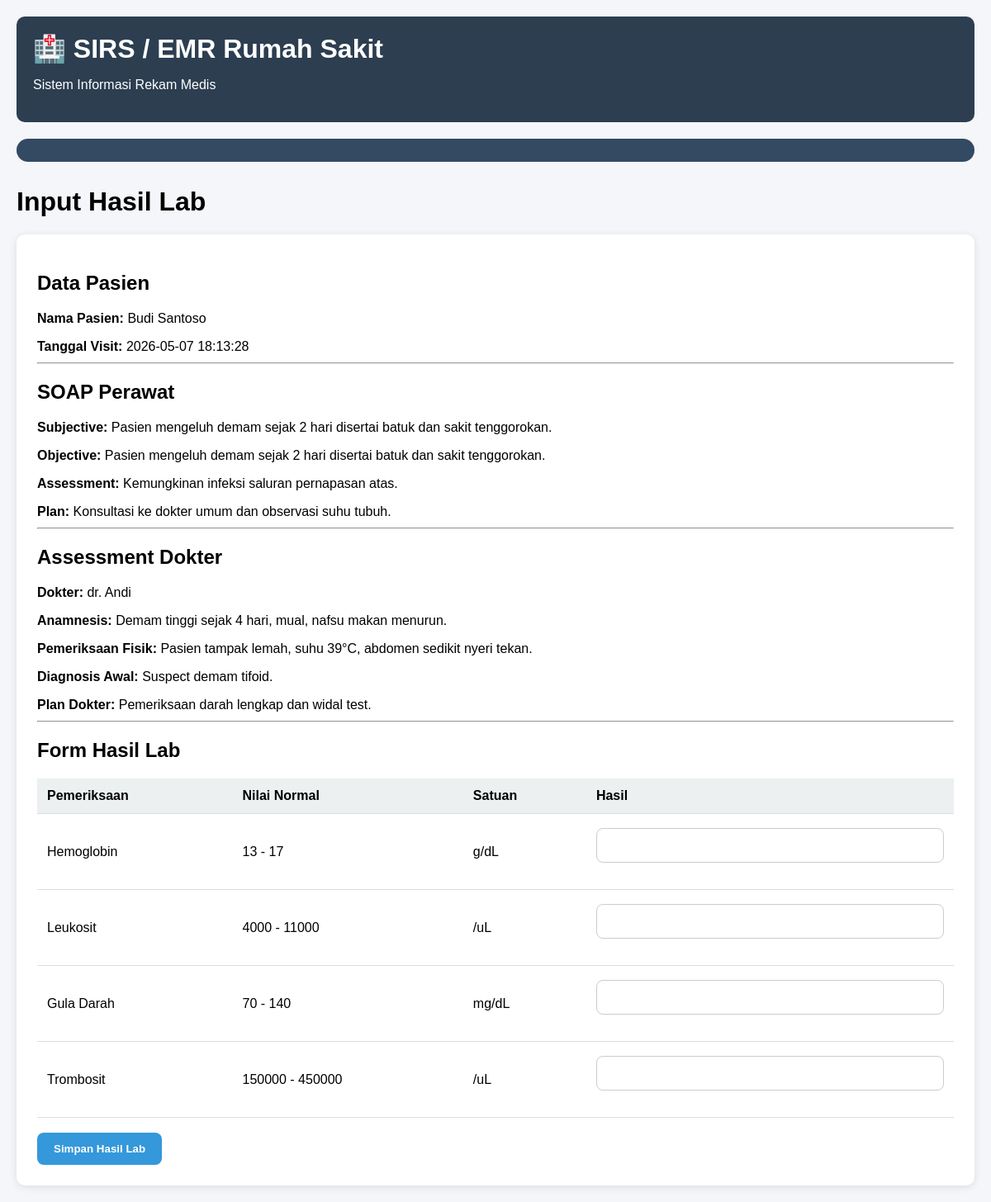
/modules/lab/result.php?id=1, run on the app's committed database.
### tables this page shows
CREATE TABLE `lab_orders` (
  `id` int(11) NOT NULL,
  `visit_id` int(11) NOT NULL,
  `doctor_assessment_id` int(11) NOT NULL,
  `lab_service_id` int(11) DEFAULT NULL,
  `order_notes` text DEFAULT NULL,
  `order_status` enum('pending','completed') DEFAULT 'pending',
  `created_at` timestamp NOT NULL DEFAULT current_timestamp()
);

CREATE TABLE `patients` (
  `id` int(11) NOT NULL,
  `medical_record_number` varchar(50) NOT NULL,
  `nik` varchar(30) DEFAULT NULL,
  `full_name` varchar(100) NOT NULL,
  `gender` enum('male','female') NOT NULL,
  `birth_date` date DEFAULT NULL,
  `phone` varchar(20) DEFAULT NULL,
  `address` text DEFAULT NULL,
  `created_at` timestamp NOT NULL DEFAULT current_timestamp()
);

CREATE TABLE `visits` (
  `id` int(11) NOT NULL,
  `patient_id` int(11) NOT NULL,
  `visit_date` datetime DEFAULT current_timestamp(),
  `visit_type` enum('outpatient','inpatient','emergency') DEFAULT 'outpatient',
  `visit_status` enum('waiting_nurse','waiting_doctor','waiting_lab','lab_result_ready','inpatient','observation','waiting_pharmacy','completed','referred') DEFAULT 'waiting_nurse',
  `complaint` text DEFAULT NULL,
  `assigned_poli` varchar(100) DEFAULT NULL,
  `assigned_doctor_id` int(11) DEFAULT NULL,
  `created_at` timestamp NOT NULL DEFAULT current_timestamp(),
  `updated_at` timestamp NOT NULL DEFAULT current_timestamp() ON UPDATE current_timestamp(),
  `queue_number` varchar(20) DEFAULT NULL,
  `is_lab_return` tinyint(1) DEFAULT 0
);

CREATE TABLE `nurse_assessments` (
  `id` int(11) NOT NULL,
  `visit_id` int(11) NOT NULL,
  `nurse_id` int(11) DEFAULT NULL,
  `blood_pressure` varchar(20) DEFAULT NULL,
  `temperature` decimal(4,1) DEFAULT NULL,
  `pulse` int(11) DEFAULT NULL,
  `respiration` int(11) DEFAULT NULL,
  `oxygen_saturation` varchar(10) DEFAULT NULL,
  `subjective` text DEFAULT NULL,
  `objective` text DEFAULT NULL,
  `assessment` text DEFAULT NULL,
  `plan` text DEFAULT NULL,
  `triage_level` enum('low','medium','high','emergency') DEFAULT 'low',
  `assigned_poli_id` int(11) DEFAULT NULL,
  `assigned_doctor_id` int(11) DEFAULT NULL,
  `created_at` timestamp NOT NULL DEFAULT current_timestamp()
);

CREATE TABLE `users` (
  `id` int(11) NOT NULL,
  `name` varchar(100) NOT NULL,
  `email` varchar(100) NOT NULL,
  `password` varchar(255) NOT NULL,
  `role` enum('admin','nurse','doctor','lab','pharmacy','inpatient') DEFAULT NULL,
  `created_at` timestamp NOT NULL DEFAULT current_timestamp()
);

CREATE TABLE `doctor_assessments` (
  `id` int(11) NOT NULL,
  `visit_id` int(11) NOT NULL,
  `doctor_id` int(11) NOT NULL,
  `anamnesis` text DEFAULT NULL,
  `physical_exam` text DEFAULT NULL,
  `diagnosis` text DEFAULT NULL,
  `icd_id` int(11) DEFAULT NULL,
  `doctor_plan` text DEFAULT NULL,
  `treatment_status` enum('outpatient','lab_request','inpatient','observation','referred') DEFAULT 'outpatient',
  `created_at` timestamp NOT NULL DEFAULT current_timestamp(),
  `procedure_icd9_id` int(11) DEFAULT NULL
);

CREATE TABLE `lab_services` (
  `id` int(11) NOT NULL,
  `service_code` varchar(50) DEFAULT NULL,
  `service_name` varchar(255) NOT NULL,
  `normal_value` varchar(100) DEFAULT NULL,
  `unit` varchar(50) DEFAULT NULL,
  `created_at` timestamp NOT NULL DEFAULT current_timestamp()
);

### modules/lab/result.php (the view, shortened to what this page needs)
<?php
include '../../config/database.php';
$lab_order_id = $_GET['id'];
$order_query = mysqli_query(
    $conn,
    "SELECT lab_orders.*,
    visits.id as visit_id,
    visits.visit_date,
    patients.full_name,
    doctor_assessments.anamnesis,
    doctor_assessments.physical_exam,
    doctor_assessments.diagnosis,
    doctor_assessments.doctor_plan,
    nurse_assessments.subjective,
    nurse_assessments.objective,
    nurse_assessments.assessment,
    nurse_assessments.plan,
    users.name as doctor_name
    FROM lab_orders
    JOIN visits
    ON lab_orders.visit_id = visits.id
    JOIN patients
    ON visits.patient_id = patients.id
    LEFT JOIN doctor_assessments
    ON lab_orders.doctor_assessment_id =
    doctor_assessments.id
    LEFT JOIN doctors
    ON doctor_assessments.doctor_id =
    doctors.id
    LEFT JOIN users
    ON doctors.user_id = users.id
    LEFT JOIN nurse_assessments
    ON visits.id = nurse_assessments.visit_id
    WHERE lab_orders.id = '$lab_order_id'"
);
$data = mysqli_fetch_assoc($order_query);
$service_query = mysqli_query(
    $conn,
    "SELECT * FROM lab_services"
);
include '../../templates/header.php';
include '../../templates/navbar.php';
?>
<h1>Input Hasil Lab</h1>
<div class="form-card">
    <h2>Data Pasien</h2>
    <p>
        <b>Nama Pasien:</b>
        <?= $data['full_name']; ?>
    </p>
    <p>
        <b>Tanggal Visit:</b>
        <?= $data['visit_date']; ?>
    </p>
    <hr>
    <h2>SOAP Perawat</h2>
    <p>
        <b>Subjective:</b>
        <?= $data['subjective']; ?>
    </p>
    <p>
        <b>Objective:</b>
        <?= $data['objective']; ?>
    </p>
    <p>
        <b>Assessment:</b>
        <?= $data['assessment']; ?>
    </p>
    <p>
        <b>Plan:</b>
        <?= $data['plan']; ?>
    </p>
    <hr>
    <h2>Assessment Dokter</h2>
    <p>
        <b>Dokter:</b>
        <?= $data['doctor_name']; ?>
    </p>
    <p>
        <b>Anamnesis:</b>
        <?= $data['anamnesis']; ?>
    </p>
    <p>
        <b>Pemeriksaan Fisik:</b>
        <?= $data['physical_exam']; ?>
    </p>
    <p>
        <b>Diagnosis Awal:</b>
        <?= $data['diagnosis']; ?>
    </p>
    <p>
        <b>Plan Dokter:</b>
        <?= $data['doctor_plan']; ?>
    </p>
    <hr>
    <h2>Form Hasil Lab</h2>
    <form action="save_result.php" method="POST">
        <div class="table-container">
            <table>
                <tr>
                    <th>Pemeriksaan</th>
                    <th>Nilai Normal</th>
                    <th>Satuan</th>
                    <th>Hasil</th>
                </tr>
                <?php while ($service = mysqli_fetch_assoc($service_query)) { ?>
                    <tr>
                        <td>
                            <?= $service['service_name']; ?>
                        </td>
                        <td>
                            <?= $service['normal_value']; ?>
                        </td>
                        <td>
                            <?= $service['unit']; ?>
                        </td>
                        <td>
                            <input type="text" name="result_number[]">
                        </td>
                    </tr>
                <?php } ?>
            </table>
        </div>
        <br>
        <button type="submit">
            Simpan Hasil Lab
        </button>
    </form>
</div>
<?php
include '../../templates/footer.php';
?>

### assets/css/style.css (style rules this page uses)
body { font-family: Arial, sans-serif; background: #f4f6f9; margin: 0; padding: 20px; }
table { width: 100%; border-collapse: collapse; background: white; }
th, td { padding: 12px; border-bottom: 1px solid #ddd; text-align: left; }
th { background: #ecf0f1; }
.table-container { overflow-x: auto; margin-top: 20px; }
input, select, textarea { width: 100%; padding: 10px; margin-top: 5px; margin-bottom: 15px; border: 1px solid #ccc; border-radius: 5px; box-sizing: border-box; }
button { background: #3498db; color: white; border: none; padding: 10px 20px; border-radius: 5px; cursor: pointer; }
.form-card { background: white; padding: 25px; border-radius: 10px; box-shadow: 0 2px 10px rgba(0,0,0,0.1); margin-top: 20px; }
input, textarea, select { width: 100%; padding: 12px; margin-top: 5px; margin-bottom: 20px; border: 1px solid #ccc; border-radius: 8px; box-sizing: border-box; font-size: 14px; }
button { background: #3498db; color: white; border: none; padding: 12px 20px; border-radius: 8px; cursor: pointer; font-weight: bold; }
.form-card p { margin-bottom: 10px; font-size: 16px; }
.form-card h2 { margin-bottom: 20px; }

### data on the page
lab_orders: patients.full_name "Budi Santoso", visit.visit_date "2026-05-07 18:13:28", nurse_assessments.subjective "Pasien mengeluh demam sejak 2 hari disertai batuk dan sakit tenggorokan.", nurse_assessments.objective "Pasien mengeluh demam sejak 2 hari disertai batuk dan sakit tenggorokan.", nurse_assessments.assessment "Kemungkinan infeksi saluran pernapasan atas.", nurse_assessments.plan "Konsultasi ke dokter umum dan observasi suhu tubuh.", users.name "dr. Andi", doctor_assessment.anamnesis "Demam tinggi sejak 4 hari, mual, nafsu makan menurun.", doctor_assessment.physical_exam "Pasien tampak lemah, suhu 39°C, abdomen sedikit nyeri tekan.", doctor_assessment.diagnosis "Suspect demam tifoid.", doctor_assessment.doctor_plan "Pemeriksaan darah lengkap dan widal test."
lab_services: service_name "Hemoglobin", normal_value "13 - 17", unit "g/dL"
lab_services: service_name "Leukosit", normal_value "4000 - 11000", unit "/uL"
lab_services: service_name "Gula Darah", normal_value "70 - 140", unit "mg/dL"
lab_services: service_name "Trombosit", normal_value "150000 - 450000", unit "/uL"
